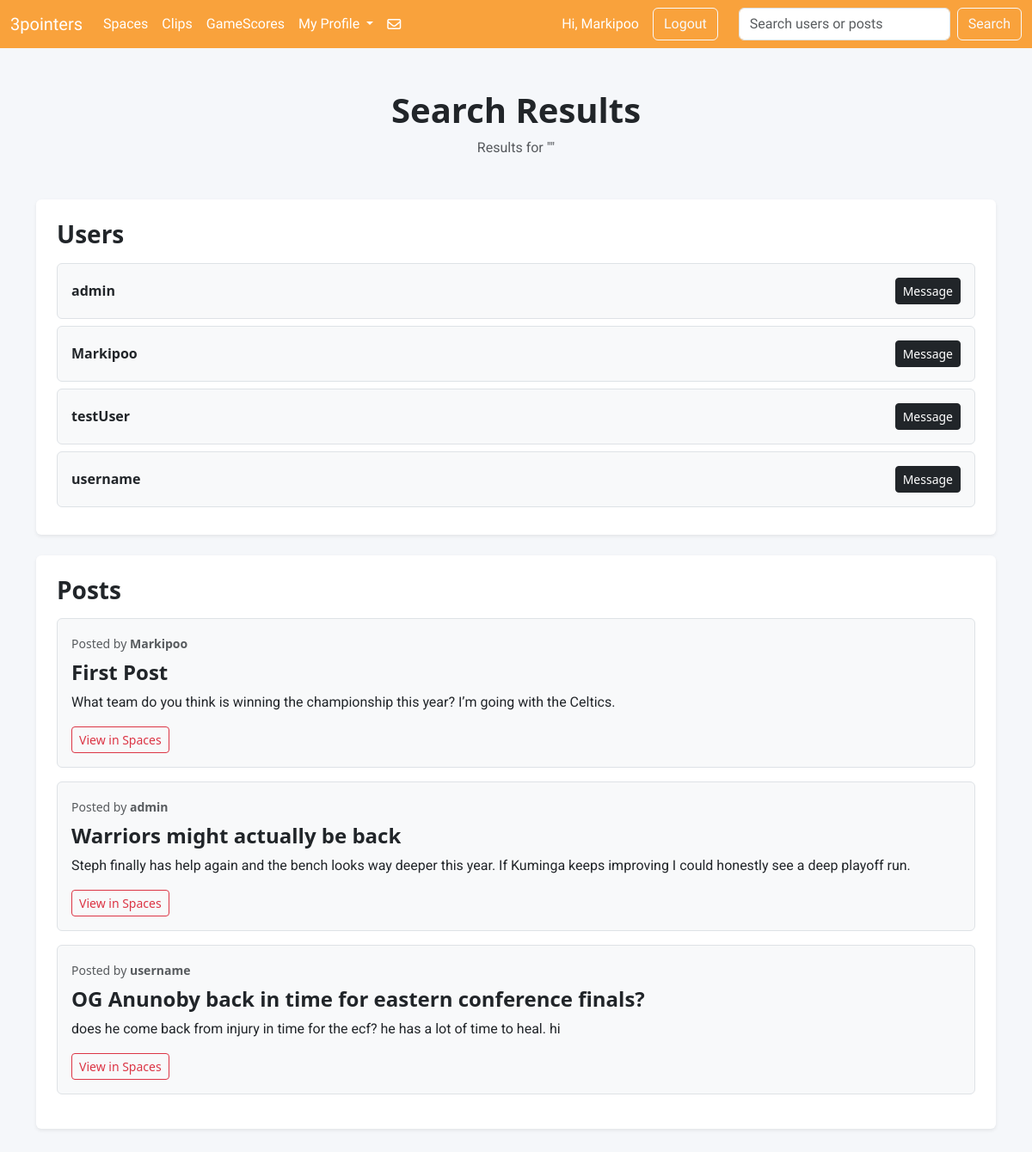
Screenshot of /search/ (signed in) with the database file from the repository.
### sportApp/models.py (models this page shows, shortened)
class SpacePost(models.Model):
    user = models.ForeignKey(User, on_delete=models.CASCADE)
    title = models.CharField(max_length=200)
    message = models.TextField()
    likes = models.ManyToManyField(User, related_name="liked_space_posts", blank=True)
    created_at = models.DateTimeField(auto_now_add=True)

### sportApp/views.py (the view)
# urls.py: path("search/", views.search, name="search"),
def search(request):
    query = request.GET.get("q", "")
    posts = SpacePost.objects.filter(
        Q(title__icontains=query) |
        Q(message__icontains=query) |
        Q(user__username__icontains=query)
    ).distinct()
    users = User.objects.filter(username__icontains=query)
    return render(request, "search.html", {
        "query": query,
        "posts": posts,
        "users": users
    })

### sportApp/templates/search.html (shortened to what this page needs)
{% extends "base.html" %}
{% block content %}
<div class="container-fluid py-5" style="background-color: #f5f7fa; min-height: 100vh;">
  <div class="container">
    <div class="text-center mb-5">
      <h1 class="fw-bold">Search Results</h1>
      <p class="text-muted">Results for "{{ query }}"</p>
    </div>
    <div class="card shadow-sm border-0 mb-4" style="border-left: 5px solid #dc3545;">
      <div class="card-body p-4">
        <h3 class="fw-bold mb-3">Users</h3>
        {% for user in users %}
          <div class="d-flex justify-content-between align-items-center border rounded p-3 mb-2 bg-light">
            <strong>{{ user.username }}</strong>
            <a href="{% url 'dm_chat' user.username %}" class="btn btn-dark btn-sm">
              Message
            </a>
          </div>
        {% empty %}
          <p class="text-muted">No users found.</p>
        {% endfor %}
      </div>
    </div>
    <div class="card shadow-sm border-0" style="border-left: 5px solid #0d6efd;">
      <div class="card-body p-4">
        <h3 class="fw-bold mb-3">Posts</h3>
        {% for post in posts %}
          <div class="border rounded p-3 mb-3 bg-light">
            <small class="text-muted">
              Posted by <strong>{{ post.user.username }}</strong>
            </small>
            <h4 class="fw-bold mt-2">{{ post.title }}</h4>
            <p>{{ post.message }}</p>
            <a href="{% url 'spaces' %}" class="btn btn-outline-danger btn-sm">
              View in Spaces
            </a>
          </div>
        {% empty %}
          <p class="text-muted">No posts found.</p>
        {% endfor %}
      </div>
    </div>
  </div>
</div>
{% endblock %}

### sportApp/templates/base.html (shortened to what this page needs)
{% load static %}
<!DOCTYPE html>
<html lang="en">
<head>
  <link rel="stylesheet" href="{% static 'css_file/style.css' %}">
  <link
    href="https://cdn.jsdelivr.net/npm/bootstrap@5.3.8/dist/css/bootstrap.min.css"
    rel="stylesheet"
  >
</head>
<body>
<nav class="navbar navbar-expand-lg header_style navbar-dark header1">
  <div class="container-fluid">
    <a class="navbar-brand header1" href="{% url 'home' %}">
      3pointers
    </a>
    <div class="collapse navbar-collapse"
         id="navbarSupportedContent">
      <ul class="navbar-nav me-auto mb-2 mb-lg-0">
        <li class="nav-item">
          <a class="nav-link active"
             href="{% url 'spaces' %}">
             Spaces
          </a>
        </li>
        <li class="nav-item">
          <a class="nav-link active"
             href="{% url 'clips' %}">
             Clips
          </a>
        </li>
        <li class="nav-item">
          <a class="nav-link active"
             href="{% url 'scores' %}">
             GameScores
          </a>
        </li>
        <li class="nav-item dropdown">
          <a class="nav-link dropdown-toggle text-white"
             href="#"
             data-bs-toggle="dropdown">
            My Profile
          </a>
        </li>
        <div class="d-flex justify-content-center align-items-center">
          <a class="nav-link active fa-regular fa-envelope fa-xl text-white"
             href="{% url 'direct_messages' %}">
          </a>
        </div>
      </ul>
      <div class="d-flex align-items-center me-3">
        {% if user.is_authenticated %}
          <span class="text-white me-3">
            Hi, {{ user.username }}
          </span>
          <a class="btn btn-outline-light me-2"
             href="{% url 'logout' %}">
             Logout
          </a>
        {% endif %}
      </div>
      <form class="d-flex"
            role="search"
            method="GET"
            action="{% url 'search' %}">
        <input class="form-control me-2"
               type="search"
               name="q"
               placeholder="Search users or posts"
               value="{{ request.GET.q }}">
        <button type="submit"
                class="btn btn-outline-light">
          Search
        </button>
      </form>
    </div>
  </div>
</nav>
{% block content %}
{% endblock %}
</body>
</html>

### sportApp/static/css_file/style.css (style rules this page uses)
.header_style { background-color: #f9a23c ; }
.header1 { font-family: "Graduate" ; }
p { font-family: "Roboto"; }

### rows the page displays
SpacePost: user.username "Markipoo", title "First Post", message "What team do you think is winning the championship this year? I’m going with the Celtics."
SpacePost: user.username "admin", title "Warriors might actually be back", message "Steph finally has help again and the bench looks way deeper this year. If Kuminga keeps improving I could honestly see a deep playoff run."
SpacePost: user.username "username", title "OG Anunoby back in time for eastern conference finals?", message "does he come back from injury in time for the ecf? he has a lot of time to heal. hi"

### other values shown
{{ user.username }} "Markipoo"
{{ user.username }} "admin"
{{ user.username }} "testUser"
{{ user.username }} "username"
